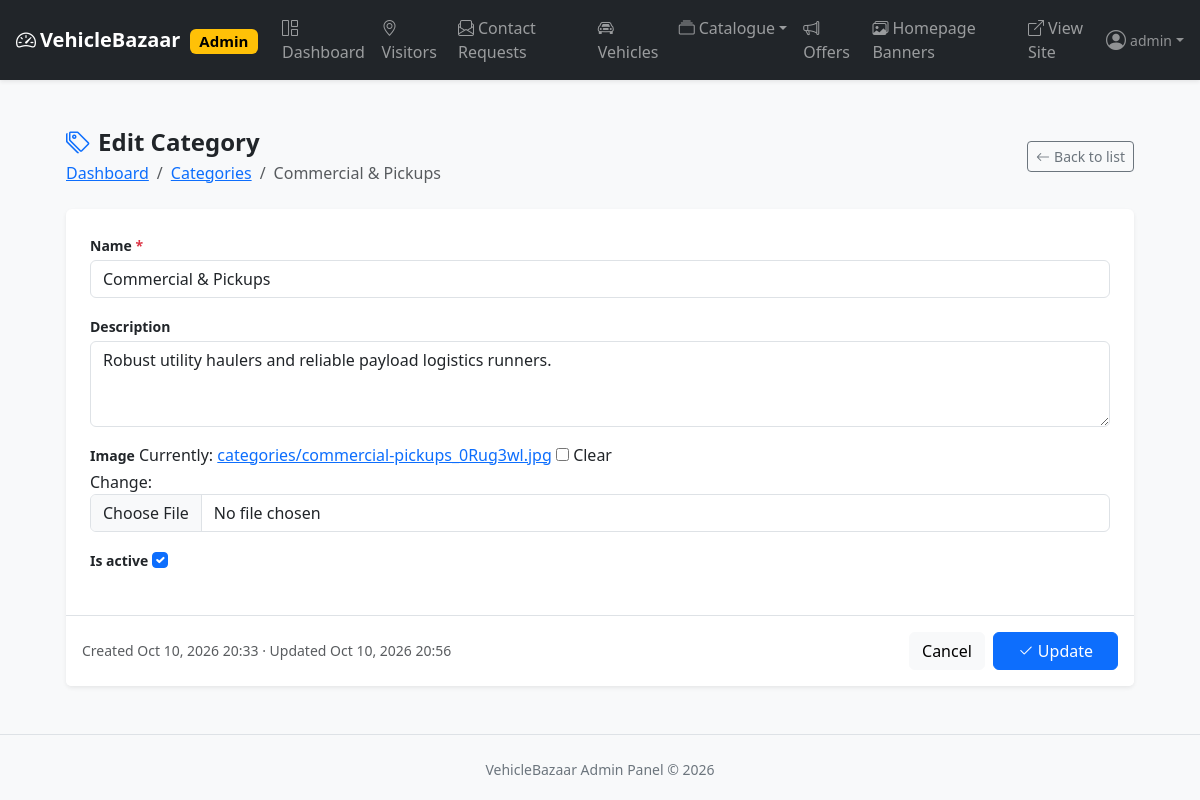
Screenshot of /admin-panel/categories/10/edit/ (signed in) with the database file from the repository.
### apps/vehicles/models/category.py (models this page shows, shortened)
class Category(TimeStampedModel, SlugifiedModel):
    name = models.CharField(max_length=120, unique=True)
    slug = models.SlugField(max_length=140, unique=True, db_index=True)
    description = models.TextField(blank=True)
    image = models.ImageField(
        upload_to=upload_to_category,
        blank=True,
        null=True,
        validators=[validate_image_upload],
    )
    is_active = models.BooleanField(default=True, db_index=True)
    class Meta:
        verbose_name_plural = "Categories"
        ordering = ["name"]
        indexes = [
            models.Index(fields=["is_active", "name"], name="cat_active_name_idx"),
        ]
    def __str__(self) -> str:
        return self.name

### apps/dashboard/entity_views.py (the view)
# urls.py: path("categories/<int:pk>/edit/", ev.category_form, name="category_edit"),
@login_required
@staff_required
def category_form(request, pk=None):
    instance = get_object_or_404(Category, pk=pk) if pk else None
    return crud.crud_form(
        request,
        form_class=CategoryForm,
        instance=instance,
        template_name="admin_panel/model_form.html",
        page_meta={"page_title": ("Edit Category" if instance else "Add Category"), "nav_icon": "tags", "list_url": "/admin-panel/categories/", "list_label": "Categories"},
        success_url_name="category_list",
        success_message="Category “%s” saved.",
    )

### apps/dashboard/forms.py
class CategoryForm(BaseAdminForm):
    class Meta:
        model = Category
        fields = ["name", "description", "image", "is_active"]
        widgets = {"description": forms.Textarea(attrs={"rows": 3})}

### apps/core_context.py (called while the page is built)
def site_settings(request):
    return {
        "SITE_NAME": getattr(settings, "SITE_NAME", "VehicleBazaar"),
        "SITE_TAGLINE": getattr(settings, "SITE_TAGLINE", "Quality second-hand vehicles, verified."),
    }

### apps/dashboard/crud.py (called while the page is built)
def crud_form(
    request,
    *,
    form_class,
    instance=None,
    template_name: str,
    success_url_name: str,
    success_message: str,
    extra_context: Optional[dict[str, Any]] = None,
    on_saved: Optional[Callable[[Any, Any], None]] = None,
    page_meta: Optional[dict[str, Any]] = None,
):
    form = form_class(request.POST or None, request.FILES or None, instance=instance)
    if request.method == "POST" and form.is_valid():
        obj = form.save()
        if on_saved:
            on_saved(obj, request)
        messages.success(request, success_message % getattr(obj, "__str__", obj))
        return redirect(success_url_name)
    context: dict[str, Any] = {"form": form, "instance": instance}
    if page_meta:
        context.update(page_meta)
    if extra_context:
        context.update(extra_context)
    return render(request, template_name, context)

### apps/dashboard/forms.py (called while the page is built)
def _bootstrapify(fields) -> None:
    for name, field in fields.items():
        widget = field.widget
        if isinstance(widget, forms.CheckboxInput):
            widget.attrs.setdefault("class", "form-check-input")
        elif isinstance(widget, forms.SelectMultiple):
            widget.attrs.setdefault("class", "form-select")
            widget.attrs.setdefault("size", "8")
        elif isinstance(widget, forms.Select):
            widget.attrs.setdefault("class", "form-select")
        else:
            widget.attrs.setdefault("class", "form-control")

### apps/offers/context_processors.py (called while the page is built)
def active_offer(request):
    if request.path.startswith("/admin-panel/") or request.path.startswith("/django-admin/"):
        return {"modal_offer": None}
    return {"modal_offer": OfferService.get_modal_offer()}

### templates/admin_panel/model_form.html (shortened to what this page needs)
{% extends "admin_panel/base.html" %}
{% block content %}
<div class="container-fluid px-3 py-4" style="max-width:1100px;">
  <div class="d-flex flex-wrap justify-content-between align-items-center mb-4 gap-2">
    <div>
      <h4 class="mb-0 fw-bold"><i class="bi bi-{{ nav_icon }} me-2 text-primary"></i>{{ page_title }}</h4>
      <nav aria-label="breadcrumb"><ol class="breadcrumb small mb-0 mt-1">
        <li class="breadcrumb-item"><a href="/admin-panel/">Dashboard</a></li>
        <li class="breadcrumb-item"><a href="{{ list_url }}">{{ list_label }}</a></li>
        <li class="breadcrumb-item active">{{ instance|default:"Add new" }}</li>
      </ol></nav>
    </div>
    <a href="{{ list_url }}" class="btn btn-outline-secondary btn-sm"><i class="bi bi-arrow-left me-1"></i>Back to list</a>
  </div>
  <form method="post" enctype="multipart/form-data" novalidate>
    <div class="card shadow-sm border-0">
      <div class="card-body p-4">
        <div class="row">
          {% for field in form %}
            <div class="{% if field.name in half_width %}col-md-6{% else %}col-12{% endif %}">
              {% include "admin_panel/partials/field.html" %}
            </div>
          {% endfor %}
        </div>
      </div>
      <div class="card-footer bg-white border-top d-flex justify-content-end gap-2 py-3">
        {% if instance %}
          <span class="text-muted small me-auto align-self-center">
            Created {{ instance.created_at|date:"M j, Y H:i" }} · Updated {{ instance.updated_at|date:"M j, Y H:i" }}
          </span>
        {% endif %}
        <a href="{{ list_url }}" class="btn btn-light">Cancel</a>
        <button type="submit" class="btn btn-primary px-4"><i class="bi bi-check2 me-1"></i>{% if instance %}Update{% else %}Create{% endif %}</button>
      </div>
    </div>
  </form>
</div>
{% endblock %}

### templates/admin_panel/base.html (shortened to what this page needs)
{% load static %}<!DOCTYPE html>
<html lang="en">
<head>
  <link href="https://cdn.jsdelivr.net/npm/bootstrap@5.3.3/dist/css/bootstrap.min.css" rel="stylesheet">
  <link href="https://cdn.jsdelivr.net/npm/bootstrap-icons@1.11.3/font/bootstrap-icons.min.css" rel="stylesheet">
  <link href="{% static 'css/style.css' %}" rel="stylesheet">
</head>
<body class="admin-body bg-body-tertiary">
<nav class="navbar navbar-expand-lg navbar-dark bg-dark shadow-sm sticky-top">
  <div class="container-fluid px-3">
    <a class="navbar-brand fw-bold" href="/admin-panel/">
      <i class="bi bi-speedometer2 me-1"></i>{{ SITE_NAME }} <span class="badge text-bg-warning ms-1">Admin</span>
    </a>
    <div class="collapse navbar-collapse" id="adminNav">
      <ul class="navbar-nav me-auto">
        <li class="nav-item"><a class="nav-link {% if active_nav == 'dashboard' %}active fw-semibold{% endif %}" href="/admin-panel/"><i class="bi bi-grid-1x2 me-1"></i>Dashboard</a></li>
        <li class="nav-item"><a class="nav-link {% if active_nav == 'visitors' %}active fw-semibold{% endif %}" href="/admin-panel/visitors/"><i class="bi bi-geo-alt me-1"></i>Visitors</a></li>
        <li class="nav-item"><a class="nav-link {% if active_nav == 'contacts' %}active fw-semibold{% endif %}" href="/admin-panel/contact-requests/"><i class="bi bi-envelope-paper me-1"></i>Contact Requests</a></li>
        <li class="nav-item"><a class="nav-link {% if active_nav == 'vehicles' %}active fw-semibold{% endif %}" href="/admin-panel/vehicles/"><i class="bi bi-car-front me-1"></i>Vehicles</a></li>
        <li class="nav-item dropdown">
          <a class="nav-link dropdown-toggle" href="#" data-bs-toggle="dropdown"><i class="bi bi-collection me-1"></i>Catalogue</a>
        </li>
        <li class="nav-item"><a class="nav-link {% if active_nav == 'offers' %}active fw-semibold{% endif %}" href="/admin-panel/offers/"><i class="bi bi-megaphone me-1"></i>Offers</a></li>
        <li class="nav-item"><a class="nav-link {% if active_nav == 'banners' %}active fw-semibold{% endif %}" href="/admin-panel/banners/"><i class="bi bi-images me-1"></i>Homepage Banners</a></li>
        <li class="nav-item"><a class="nav-link" href="/" target="_blank"><i class="bi bi-box-arrow-up-right me-1"></i>View Site</a></li>
      </ul>
      <div class="dropdown">
        <a href="#" class="d-flex align-items-center text-white-50 text-decoration-none dropdown-toggle" id="adminUserMenu" data-bs-toggle="dropdown" aria-expanded="false">
          {% if request.user.profile.photo %}
            <img src="{{ request.user.profile.photo.url }}" alt="" width="28" height="28" class="rounded-circle me-2" style="object-fit:cover;">
          {% else %}
            <i class="bi bi-person-circle me-1 fs-5"></i>
          {% endif %}
          <span class="small">{{ request.user.get_username }}</span>
        </a>
      </div>
    </div>
  </div>
</nav>
<main class="container-fluid py-4 px-3">
  {% block content %}{% endblock %}
</main>
<footer class="text-center text-secondary small py-4 border-top">
  {{ SITE_NAME }} Admin Panel &copy; {% now "Y" %}
</footer>
</body>
</html>

### templates/admin_panel/partials/field.html (shortened to what this page needs)
<div class="mb-3">
  <label for="{{ field.id_for_label }}" class="form-label fw-semibold small mb-1">
    {{ field.label }}{% if field.field.required %} <span class="text-danger">*</span>{% endif %}
  </label>
  {{ field }}
</div>

### static/css/style.css (style rules this page uses)
:root { --vb-primary: #0d6efd; --vb-dark: #111827; }
body { font-family: "Segoe UI", system-ui, -apple-system, sans-serif; }

### rows the page displays
Category: name "Commercial & Pickups", form "Commercial & Pickups" "Robust utility haulers and reliable payload logistics runners." "☑", created_at "Oct 10, 2026 20:33", updated_at "Oct 10, 2026 20:56"

### other values shown
{{ SITE_NAME }} "VehicleBazaar"
{{ request.user.get_username }} "admin"
{{ page_title }} "Edit Category"
{{ list_label }} "Categories"
{{ field.label }} "Name" "Description" "Image" "Is active"
